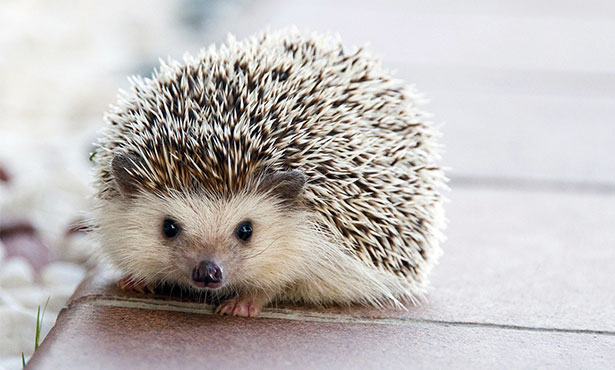
#> input picture 000001.jpg, 615 x 370 px
$ python -i histog.py   (imports and definitions only)
#> lines starting #> are read from the running program, lines starting #| are printed output that depends on the picture
#> further down, picture is the input picture: shape (370, 615, 3); mean B, G, R 185.1, 186.7, 191.8
import cv2
import matplotlib.pyplot as plt
import numpy as np


def histogram_creation(img: np)-> tuple:
    """
    Функция создает гистограмму цветного изображения
    :param img:массив из пикселей(цветное изображение в формате rgb)
    :return:гистограмма для каждого канала, содержащая количество пикселей для каждого из 256 уровней цвета
    """
    image_rgb = cv2.cvtColor(img, cv2.COLOR_BGR2RGB)
    r, g, b = cv2.split(image_rgb)
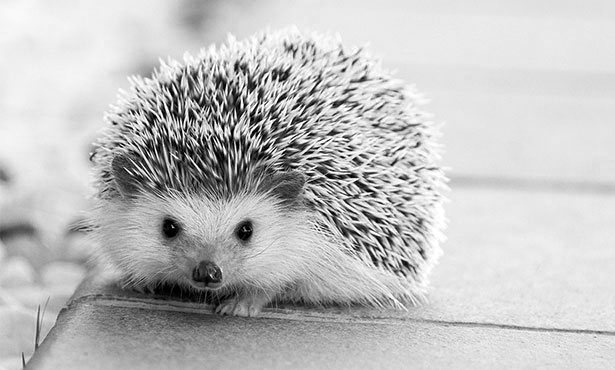
#> r: shape (370, 615); min 0, max 255, mean 191.8
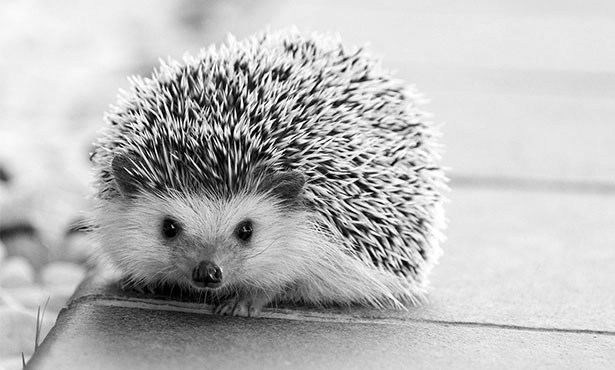
#> g: shape (370, 615); min 0, max 255, mean 186.7
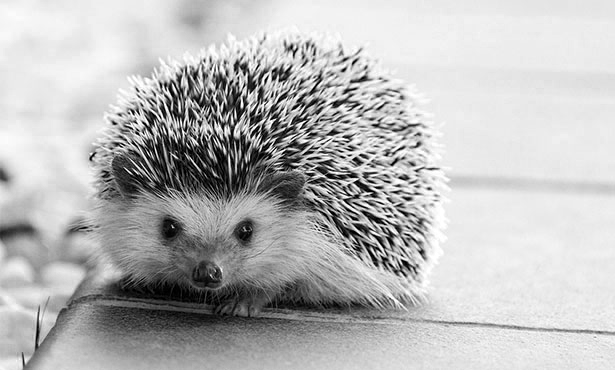
#> b: shape (370, 615); min 0, max 255, mean 185.1
    hist_r, bins_r = np.histogram(r.flatten(), bins=256, range=[0, 256])
#> hist_r = 256 values, max 8064 at index 228, min 67 at index 2, mean 888.9; bins_r = 257 values from 0 to 256
    hist_g, bins_g = np.histogram(g.flatten(), bins=256, range=[0, 256])
#> hist_g = 256 values, max 9346 at index 231, min 129 at index 11, mean 888.9; bins_g = 257 values from 0 to 256
    hist_b, bins_b = np.histogram(b.flatten(), bins=256, range=[0, 256])
#> hist_b = 256 values, max 10717 at index 236, min 119 at index 1, mean 888.9; bins_b = 257 values from 0 to 256
    return hist_r,hist_g,hist_b

def histogram_drawing(hist_r: np, hist_g: np, hist_b: np) -> None:
    """
    Функция рисует гистограмму на основе переданного массива
    :param hist_r: данные для гистограммы красного канала
    :param hist_g: данные для гистограммы зеленого канала
    :param hist_b: данные для гистограммы синего канала
    :return: None
    """
    plt.figure(figsize=(10, 5))
    plt.title('Color Histogram')
    plt.xlabel('Pixel Values')
    plt.ylabel('Frequency')
    plt.plot(hist_r, color='red', label='Red Channel')
    plt.plot(hist_g, color='green', label='Green Channel')
    plt.plot(hist_b, color='blue', label='Blue Channel')
    plt.legend()
    plt.xlim([0, 255])
    plt.show()

>>> import cv2
>>> picture = cv2.imread('000001.jpg')
>>> result = histogram_creation(picture)
